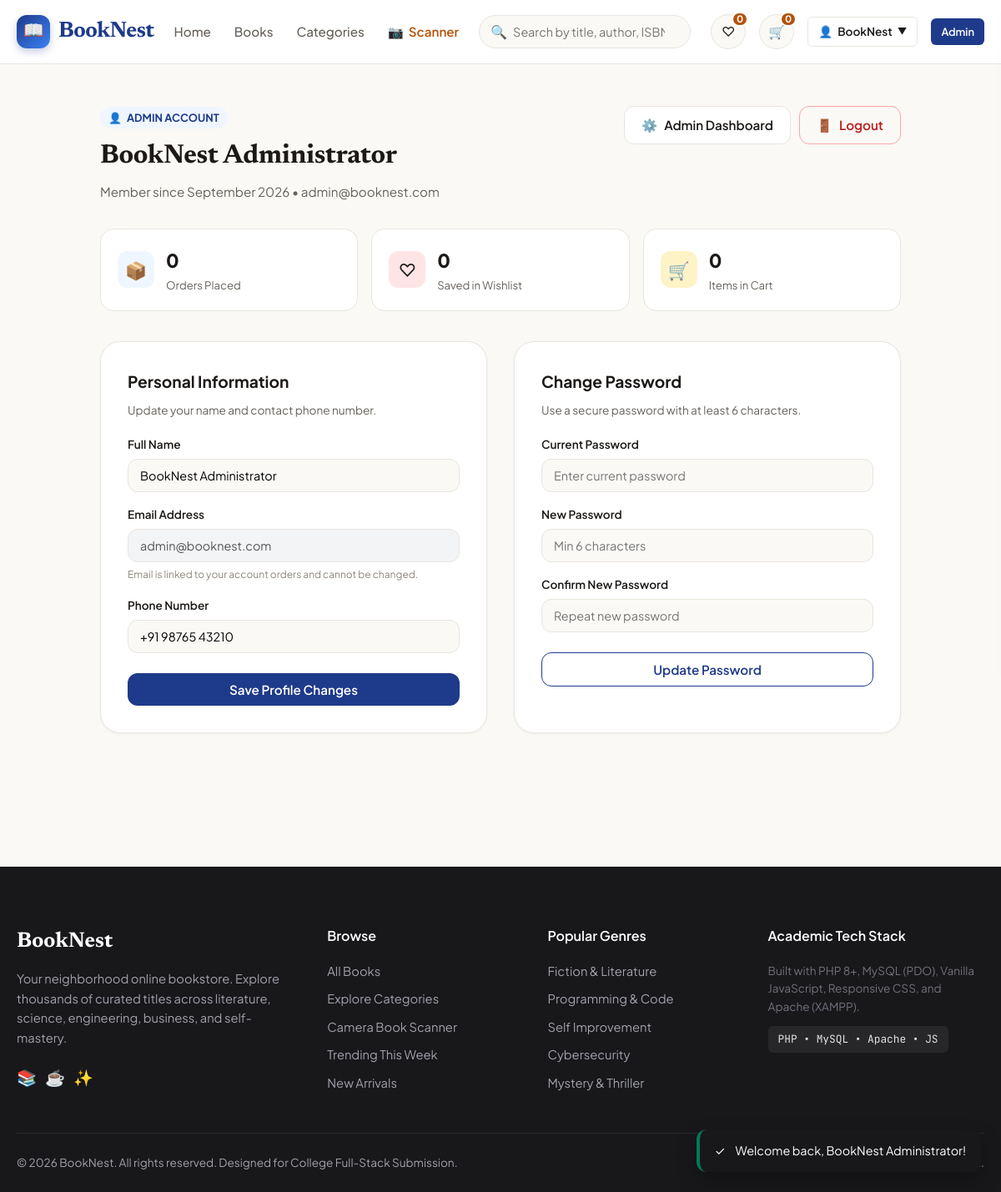
The app's page /profile.php (signed in) with its own data.
### tables this page shows
CREATE TABLE IF NOT EXISTS `users` (
  `id` INT UNSIGNED AUTO_INCREMENT PRIMARY KEY,
  `name` VARCHAR(120) NOT NULL,
  `email` VARCHAR(191) NOT NULL UNIQUE,
  `password` VARCHAR(255) NOT NULL,
  `role` ENUM('user', 'admin') NOT NULL DEFAULT 'user',
  `phone` VARCHAR(20) DEFAULT NULL,
  `status` ENUM('active', 'inactive', 'banned') NOT NULL DEFAULT 'active',
  `created_at` DATETIME NOT NULL DEFAULT CURRENT_TIMESTAMP,
  `updated_at` DATETIME NOT NULL DEFAULT CURRENT_TIMESTAMP ON UPDATE CURRENT_TIMESTAMP,
  INDEX `idx_users_email` (`email`),
  INDEX `idx_users_role` (`role`)
);

### includes/functions.php (called while the page is built, shortened)
<?php
function e(?string $string): string {
    return htmlspecialchars($string ?? '', ENT_QUOTES | ENT_HTML5, 'UTF-8');
}
function isLoggedIn(): bool {
    return isset($_SESSION['user']) && !empty($_SESSION['user']['id']);
}
function isAdmin(): bool {
    return isLoggedIn() && isset($_SESSION['user']['role']) && $_SESSION['user']['role'] === 'admin';
}
function getCartCount(): int {
    return 0;
}
function getWishlistCount(): int {
    return 0;
}

### profile.php (the view, shortened to what this page needs)
<?php
require_once __DIR__ . '/includes/header.php';
$userId = (int)$_SESSION['user']['id'];
$pdo = Database::getConnection();
$userData = null;
$orderCount = 0;
if ($pdo) {
    try {
        $stmt = $pdo->prepare("SELECT id, name, email, phone, role, status, created_at FROM users WHERE id = ? LIMIT 1");
        $stmt->execute([$userId]);
        $userData = $stmt->fetch();
        $orderStmt = $pdo->prepare("SELECT COUNT(*) FROM orders WHERE user_id = ?");
        $orderStmt->execute([$userId]);
        $orderCount = (int)$orderStmt->fetchColumn();
    } catch (Exception $e) {
        error_log("Profile load error: " . $e->getMessage());
    }
}
?>
<div class="container" style="padding: 50px 20px 80px 20px; max-width: 1000px;">
  <div style="display:flex; justify-content:space-between; align-items:flex-start; flex-wrap:wrap; gap:16px; margin-bottom: 32px;">
    <div>
      <div style="display:inline-flex; align-items:center; gap:6px; background:var(--color-primary-light); color:var(--color-primary); padding:3px 10px; border-radius:var(--radius-full); font-size:0.8rem; font-weight:700; margin-bottom:8px;">
        <span>👤</span> <?= strtoupper(e($userData['role'])) ?> ACCOUNT
      </div>
      <h1 class="section-title"><?= e($userData['name']) ?></h1>
      <p class="section-desc">Member since <?= date('F Y', strtotime($userData['created_at'])) ?> • <?= e($userData['email']) ?></p>
    </div>
    <div style="display:flex; gap:10px;">
      <?php if (isAdmin()): ?>
        <a href="admin/index.php" class="btn btn-secondary">
          <span>⚙️</span> Admin Dashboard
        </a>
      <?php endif; ?>
      <a href="logout.php" class="btn btn-outline" style="color:var(--color-danger); border-color:#FCA5A5;">
        <span>🚪</span> Logout
      </a>
    </div>
  </div>
  <div style="display:grid; grid-template-columns:repeat(auto-fit, minmax(200px, 1fr)); gap:16px; margin-bottom:36px;">
    <a href="orders.php" style="background:#fff; border:1px solid var(--color-card-border); border-radius:var(--radius-lg); padding:20px; text-decoration:none; color:inherit; display:flex; align-items:center; gap:14px; transition:transform 0.2s;" onmouseover="this.style.transform='translateY(-2px)'" onmouseout="this.style.transform='translateY(0)'">
      <div style="width:44px; height:44px; border-radius:var(--radius-md); background:var(--color-primary-light); display:flex; align-items:center; justify-content:center; font-size:1.3rem;">
        📦
      </div>
      <div>
        <div style="font-size:1.4rem; font-weight:800;"><?= $orderCount ?></div>
        <div style="font-size:0.82rem; color:var(--color-text-muted);">Orders Placed</div>
      </div>
    </a>
    <a href="wishlist.php" style="background:#fff; border:1px solid var(--color-card-border); border-radius:var(--radius-lg); padding:20px; text-decoration:none; color:inherit; display:flex; align-items:center; gap:14px; transition:transform 0.2s;" onmouseover="this.style.transform='translateY(-2px)'" onmouseout="this.style.transform='translateY(0)'">
      <div style="width:44px; height:44px; border-radius:var(--radius-md); background:#FFE4E6; display:flex; align-items:center; justify-content:center; font-size:1.3rem;">
        ♡
      </div>
      <div>
        <div style="font-size:1.4rem; font-weight:800;"><?= getWishlistCount() ?></div>
        <div style="font-size:0.82rem; color:var(--color-text-muted);">Saved in Wishlist</div>
      </div>
    </a>
    <a href="cart.php" style="background:#fff; border:1px solid var(--color-card-border); border-radius:var(--radius-lg); padding:20px; text-decoration:none; color:inherit; display:flex; align-items:center; gap:14px; transition:transform 0.2s;" onmouseover="this.style.transform='translateY(-2px)'" onmouseout="this.style.transform='translateY(0)'">
      <div style="width:44px; height:44px; border-radius:var(--radius-md); background:#FEF3C7; display:flex; align-items:center; justify-content:center; font-size:1.3rem;">
        🛒
      </div>
      <div>
        <div style="font-size:1.4rem; font-weight:800;"><?= getCartCount() ?></div>
        <div style="font-size:0.82rem; color:var(--color-text-muted);">Items in Cart</div>
      </div>
    </a>
  </div>
  <div style="display:grid; grid-template-columns:1fr 1fr; gap:32px;">
    <div style="background:#fff; border:1px solid var(--color-card-border); border-radius:var(--radius-xl); padding:32px; box-shadow:var(--shadow-sm);">
      <h3 style="font-size:1.2rem; font-weight:700; margin-bottom:8px;">Personal Information</h3>
      <p style="font-size:0.85rem; color:var(--color-text-muted); margin-bottom:20px;">Update your name and contact phone number.</p>
      <form action="profile.php" method="POST">
        <div style="margin-bottom:16px;">
          <label style="display:block; font-size:0.85rem; font-weight:600; margin-bottom:6px;">Full Name</label>
          <input type="text" name="name" value="<?= e($userData['name']) ?>" required class="nav-search-input" style="padding:10px 14px; border-radius:var(--radius-md);">
        </div>
        <div style="margin-bottom:16px;">
          <label style="display:block; font-size:0.85rem; font-weight:600; margin-bottom:6px;">Email Address</label>
          <input type="email" value="<?= e($userData['email']) ?>" disabled class="nav-search-input" style="padding:10px 14px; border-radius:var(--radius-md); background:#F3F4F6; cursor:not-allowed;" title="Email cannot be changed">
          <small style="color:var(--color-text-light); font-size:0.75rem;">Email is linked to your account orders and cannot be changed.</small>
        </div>
        <div style="margin-bottom:24px;">
          <label style="display:block; font-size:0.85rem; font-weight:600; margin-bottom:6px;">Phone Number</label>
          <input type="tel" name="phone" value="<?= e($userData['phone'] ?? '') ?>" class="nav-search-input" style="padding:10px 14px; border-radius:var(--radius-md);" placeholder="+91 98765 43210">
        </div>
        <button type="submit" class="btn btn-primary" style="width:100%;">
          Save Profile Changes
        </button>
      </form>
    </div>
    <div style="background:#fff; border:1px solid var(--color-card-border); border-radius:var(--radius-xl); padding:32px; box-shadow:var(--shadow-sm);">
      <h3 style="font-size:1.2rem; font-weight:700; margin-bottom:8px;">Change Password</h3>
      <p style="font-size:0.85rem; color:var(--color-text-muted); margin-bottom:20px;">Use a secure password with at least 6 characters.</p>
      <form action="profile.php" method="POST">
        <div style="margin-bottom:16px;">
          <label style="display:block; font-size:0.85rem; font-weight:600; margin-bottom:6px;">Current Password</label>
          <input type="password" name="current_password" required class="nav-search-input" style="padding:10px 14px; border-radius:var(--radius-md);" placeholder="Enter current password">
        </div>
        <div style="margin-bottom:16px;">
          <label style="display:block; font-size:0.85rem; font-weight:600; margin-bottom:6px;">New Password</label>
          <input type="password" name="new_password" required minlength="6" class="nav-search-input" style="padding:10px 14px; border-radius:var(--radius-md);" placeholder="Min 6 characters">
        </div>
        <div style="margin-bottom:24px;">
          <label style="display:block; font-size:0.85rem; font-weight:600; margin-bottom:6px;">Confirm New Password</label>
          <input type="password" name="confirm_password" required minlength="6" class="nav-search-input" style="padding:10px 14px; border-radius:var(--radius-md);" placeholder="Repeat new password">
        </div>
        <button type="submit" class="btn btn-secondary" style="width:100%; border-color:var(--color-primary); color:var(--color-primary);">
          Update Password
        </button>
      </form>
    </div>
  </div>
</div>
<?php require_once __DIR__ . '/includes/footer.php'; ?>

### assets/css/style.css (style rules this page uses)
:root { --font-primary: 'Plus Jakarta Sans', -apple-system, BlinkMacSystemFont, 'Segoe UI', Roboto, sans-serif; --font-serif: 'Newsreader', Georgia, serif; --font-mono: 'JetBrains Mono', monospace; --color-bg: #FAF9F6; --color-surface: #FFFFFF; --color-surface-hover: #F5F3EF; --color-card-border: #E8E5DF; --color-text-main: #1C1917; --color-text-muted: #66615B; --color-text-light: #8E887E; --color-primary: #1E3A8A; --color-primary-hover: #172554; --color-primary-light: #EFF6FF; --color-accent: #B45309; --color-accent-light: #FEF3C7; --color-success: #047857; --color-success-light: #D1FAE5; --color-danger: #B91C1C; --color-danger-light: #FEE2E2; --shadow-sm: 0 1px 3px rgba(28, 25, 23, 0.05); --shadow-md: 0 4px 12px rgba(28, 25, 23, 0.07); --shadow-lg: 0 12px 28px rgba(28, 25, 23, 0.09); --shadow-hover: 0 16px 36px rgba(28, 25, 23, 0.12); --radius-sm: 6px; --radius-md: 12px; --radius-lg: 16px; --radius-xl: 24px; --radius-full: 9999px; --transition-fast: 0.15s ease; --transition-normal: 0.25s ease; }
*, *::before, *::after { box-sizing: border-box; margin: 0; padding: 0; }
body { font-family: var(--font-primary); background-color: var(--color-bg); color: var(--color-text-main); line-height: 1.6; -webkit-font-smoothing: antialiased; }
a { color: inherit; text-decoration: none; }
.container { width: 100%; max-width: 1240px; margin-left: auto; margin-right: auto; padding-left: 20px; padding-right: 20px; }
.nav-search-input { width: 100%; padding: 10px 16px 10px 40px; font-size: 0.9rem; font-family: inherit; border: 1px solid var(--color-card-border); border-radius: var(--radius-full); background-color: var(--color-bg); transition: all var(--transition-fast); outline: none; }
.btn { display: inline-flex; align-items: center; justify-content: center; gap: 8px; font-family: var(--font-primary); font-size: 0.95rem; font-weight: 600; padding: 10px 20px; border-radius: var(--radius-md); border: none; cursor: pointer; transition: all var(--transition-normal); text-decoration: none; }
.btn-primary { background-color: var(--color-primary); color: #FFFFFF; }
.btn-secondary { background-color: var(--color-surface); color: var(--color-text-main); border: 1px solid var(--color-card-border); }
.btn-outline { background: transparent; border: 1px solid var(--color-card-border); color: var(--color-text-main); }
.section-title { font-family: var(--font-serif); font-size: 2rem; font-weight: 700; color: var(--color-text-main); letter-spacing: -0.01em; }
.section-desc { font-size: 0.95rem; color: var(--color-text-muted); margin-top: 4px; }

### records on screen
users: role "ADMIN", name "BookNest Administrator", created_at "September 2026", email "admin@booknest.com", phone "+91 98765 43210"

### other values on screen
$wishlistCount "0"
$cartCount "0"
explode(' ', $currentUser['name'])[0] "BookNest"
$orderCount "0"
getWishlistCount() "0"
getCartCount() "0"
